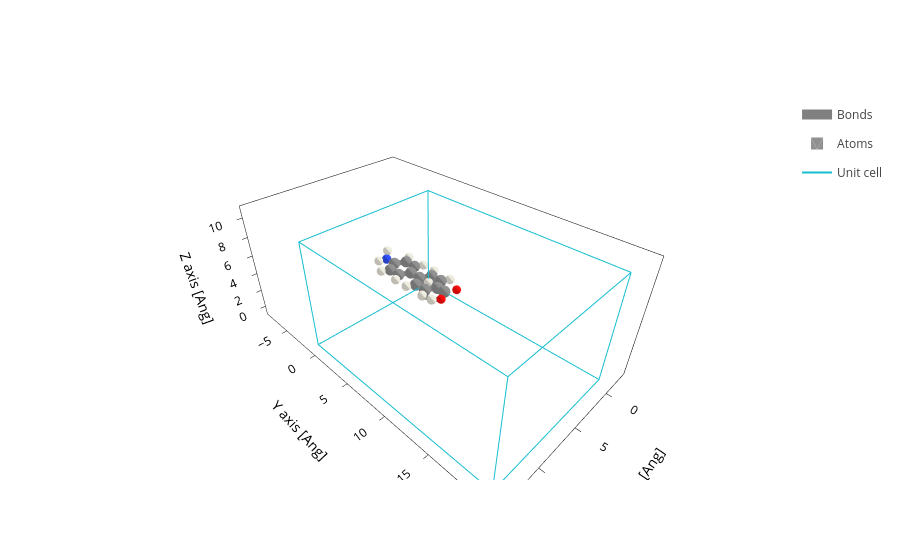

The cell this chart's notebook holds for it:
### Code cell
molecule.plot()

### Figure 1 — Plotly figure (JSON) as saved in the notebook; plotly's stock layout.template omitted (floating-point values rounded to 4 significant figures; data arrays with more than 128 entries replaced by an {"elided": "..."} marker saying what was removed)
{"data": [{"line": {"color": "gray", "width": 10}, "meta": {}, "mode": "lines", "name": "Bonds", "opacity": 1, "type": "scatter3d", "x": {"elided": "693 float values"}, "y": {"elided": "693 float values"}, "z": {"elided": "693 float values"}}, {"alphahull": 0, "color": "#909090", "hovertemplate": "%{meta.position}", "legendgroup": "Atoms", "meta": {"meta": {"Atoms_i": 0}, "position": "(1.23, 0.71, 0.00)"}, "name": "Atoms", "opacity": 1, "showlegend": true, "showscale": false, "type": "mesh3d", "x": {"elided": "225 float values"}, "y": {"elided": "225 float values"}, "z": {"elided": "225 float values"}}, {"alphahull": 0, "color": "#EDEADE", "hovertemplate": "%{meta.position}", "legendgroup": "Atoms", "meta": {"meta": {"Atoms_i": 1}, "position": "(2.16, 1.25, 0.00)"}, "name": "Atoms", "opacity": 1, "showlegend": false, "showscale": false, "type": "mesh3d", "x": {"elided": "225 float values"}, "y": {"elided": "225 float values"}, "z": {"elided": "225 float values"}}, {"alphahull": 0, "color": "#909090", "hovertemplate": "%{meta.position}", "legendgroup": "Atoms", "meta": {"meta": {"Atoms_i": 2}, "position": "(0.00, 1.42, 0.00)"}, "name": "Atoms", "opacity": 1, "showlegend": false, "showscale": false, "type": "mesh3d", "x": {"elided": "225 float values"}, "y": {"elided": "225 float values"}, "z": {"elided": "225 float values"}}, {"alphahull": 0, "color": "#909090", "hovertemplate": "%{meta.position}", "legendgroup": "Atoms", "meta": {"meta": {"Atoms_i": 3}, "position": "(0.00, 2.42, 0.00)"}, "name": "Atoms", "opacity": 1, "showlegend": false, "showscale": false, "type": "mesh3d", "x": {"elided": "225 float values"}, "y": {"elided": "225 float values"}, "z": {"elided": "225 float values"}}, {"alphahull": 0, "color": "#909090", "hovertemplate": "%{meta.position}", "legendgroup": "Atoms", "meta": {"meta": {"Atoms_i": 4}, "position": "(-1.23, 0.71, 0.00)"}, "name": "Atoms", "opacity": 1, "showlegend": false, "showscale": false, "type": "mesh3d", "x": {"elided": "225 float values"}, "y": {"elided": "225 float values"}, "z": {"elided": "225 float values"}}, {"alphahull": 0, "color": "#EDEADE", "hovertemplate": "%{meta.position}", "legendgroup": "Atoms", "meta": {"meta": {"Atoms_i": 5}, "position": "(-2.16, 1.25, 0.00)"}, "name": "Atoms", "opacity": 1, "showlegend": false, "showscale": false, "type": "mesh3d", "x": {"elided": "225 float values"}, "y": {"elided": "225 float values"}, "z": {"elided": "225 float values"}}, {"alphahull": 0, "color": "#909090", "hovertemplate": "%{meta.position}", "legendgroup": "Atoms", "meta": {"meta": {"Atoms_i": 6}, "position": "(-1.23, -0.71, 0.00)"}, "name": "Atoms", "opacity": 1, "showlegend": false, "showscale": false, "type": "mesh3d", "x": {"elided": "225 float values"}, "y": {"elided": "225 float values"}, "z": {"elided": "225 float values"}}, {"alphahull": 0, "color": "#EDEADE", "hovertemplate": "%{meta.position}", "legendgroup": "Atoms", "meta": {"meta": {"Atoms_i": 7}, "position": "(-2.16, -1.25, 0.00)"}, "name": "Atoms", "opacity": 1, "showlegend": false, "showscale": false, "type": "mesh3d", "x": {"elided": "225 float values"}, "y": {"elided": "225 float values"}, "z": {"elided": "225 float values"}}, {"alphahull": 0, "color": "#909090", "hovertemplate": "%{meta.position}", "legendgroup": "Atoms", "meta": {"meta": {"Atoms_i": 8}, "position": "(0.00, -1.42, 0.00)"}, "name": "Atoms", "opacity": 1, "showlegend": false, "showscale": false, "type": "mesh3d", "x": {"elided": "225 float values"}, "y": {"elided": "225 float values"}, "z": {"elided": "225 float values"}}, {"alphahull": 0, "color": "#909090", "hovertemplate": "%{meta.position}", "legendgroup": "Atoms", "meta": {"meta": {"Atoms_i": 9}, "position": "(0.00, -2.84, 0.00)"}, "name": "Atoms", "opacity": 1, "showlegend": false, "showscale": false, "type": "mesh3d", "x": {"elided": "225 float values"}, "y": {"elided": "225 float values"}, "z": {"elided": "225 float values"}}, {"alphahull": 0, "color": "#909090", "hovertemplate": "%{meta.position}", "legendgroup": "Atoms", "meta": {"meta": {"Atoms_i": 10}, "position": "(1.23, -0.71, 0.00)"}, "name": "Atoms", "opacity": 1, "showlegend": false, "showscale": false, "type": "mesh3d", "x": {"elided": "225 float values"}, "y": {"elided": "225 float values"}, "z": {"elided": "225 float values"}}, {"alphahull": 0, "color": "#EDEADE", "hovertemplate": "%{meta.position}", "legendgroup": "Atoms", "meta": {"meta": {"Atoms_i": 11}, "position": "(2.16, -1.25, 0.00)"}, "name": "Atoms", "opacity": 1, "showlegend": false, "showscale": false, "type": "mesh3d", "x": {"elided": "225 float values"}, "y": {"elided": "225 float values"}, "z": {"elided": "225 float values"}}, {"alphahull": 0, "color": "#FF0D0D", "hovertemplate": "%{meta.position}", "legendgroup": "Atoms", "meta": {"meta": {"Atoms_i": 12}, "position": "(1.21, 3.12, 0.00)"}, "name": "Atoms", "opacity": 1, "showlegend": false, "showscale": false, "type": "mesh3d", "x": {"elided": "225 float values"}, "y": {"elided": "225 float values"}, "z": {"elided": "225 float values"}}, {"alphahull": 0, "color": "#FF0D0D", "hovertemplate": "%{meta.position}", "legendgroup": "Atoms", "meta": {"meta": {"Atoms_i": 13}, "position": "(-1.21, 3.12, 0.00)"}, "name": "Atoms", "opacity": 1, "showlegend": false, "showscale": false, "type": "mesh3d", "x": {"elided": "225 float values"}, "y": {"elided": "225 float values"}, "z": {"elided": "225 float values"}}, {"alphahull": 0, "color": "#909090", "hovertemplate": "%{meta.position}", "legendgroup": "Atoms", "meta": {"meta": {"Atoms_i": 14}, "position": "(-0.00, -5.68, 0.00)"}, "name": "Atoms", "opacity": 1, "showlegend": false, "showscale": false, "type": "mesh3d", "x": {"elided": "225 float values"}, "y": {"elided": "225 float values"}, "z": {"elided": "225 float values"}}, {"alphahull": 0, "color": "#3050F8", "hovertemplate": "%{meta.position}", "legendgroup": "Atoms", "meta": {"meta": {"Atoms_i": 15}, "position": "(-0.00, -7.08, 0.00)"}, "name": "Atoms", "opacity": 1, "showlegend": false, "showscale": false, "type": "mesh3d", "x": {"elided": "225 float values"}, "y": {"elided": "225 float values"}, "z": {"elided": "225 float values"}}, {"alphahull": 0, "color": "#909090", "hovertemplate": "%{meta.position}", "legendgroup": "Atoms", "meta": {"meta": {"Atoms_i": 16}, "position": "(1.23, -4.97, 0.00)"}, "name": "Atoms", "opacity": 1, "showlegend": false, "showscale": false, "type": "mesh3d", "x": {"elided": "225 float values"}, "y": {"elided": "225 float values"}, "z": {"elided": "225 float values"}}, {"alphahull": 0, "color": "#EDEADE", "hovertemplate": "%{meta.position}", "legendgroup": "Atoms", "meta": {"meta": {"Atoms_i": 17}, "position": "(2.16, -5.51, 0.00)"}, "name": "Atoms", "opacity": 1, "showlegend": false, "showscale": false, "type": "mesh3d", "x": {"elided": "225 float values"}, "y": {"elided": "225 float values"}, "z": {"elided": "225 float values"}}, {"alphahull": 0, "color": "#909090", "hovertemplate": "%{meta.position}", "legendgroup": "Atoms", "meta": {"meta": {"Atoms_i": 18}, "position": "(1.23, -3.55, 0.00)"}, "name": "Atoms", "opacity": 1, "showlegend": false, "showscale": false, "type": "mesh3d", "x": {"elided": "225 float values"}, "y": {"elided": "225 float values"}, "z": {"elided": "225 float values"}}, {"alphahull": 0, "color": "#EDEADE", "hovertemplate": "%{meta.position}", "legendgroup": "Atoms", "meta": {"meta": {"Atoms_i": 19}, "position": "(2.16, -3.01, 0.00)"}, "name": "Atoms", "opacity": 1, "showlegend": false, "showscale": false, "type": "mesh3d", "x": {"elided": "225 float values"}, "y": {"elided": "225 float values"}, "z": {"elided": "225 float values"}}, {"alphahull": 0, "color": "#909090", "hovertemplate": "%{meta.position}", "legendgroup": "Atoms", "meta": {"meta": {"Atoms_i": 20}, "position": "(-1.23, -3.55, 0.00)"}, "name": "Atoms", "opacity": 1, "showlegend": false, "showscale": false, "type": "mesh3d", "x": {"elided": "225 float values"}, "y": {"elided": "225 float values"}, "z": {"elided": "225 float values"}}, {"alphahull": 0, "color": "#EDEADE", "hovertemplate": "%{meta.position}", "legendgroup": "Atoms", "meta": {"meta": {"Atoms_i": 21}, "position": "(-2.16, -3.01, 0.00)"}, "name": "Atoms", "opacity": 1, "showlegend": false, "showscale": false, "type": "mesh3d", "x": {"elided": "225 float values"}, "y": {"elided": "225 float values"}, "z": {"elided": "225 float values"}}, {"alphahull": 0, "color": "#909090", "hovertemplate": "%{meta.position}", "legendgroup": "Atoms", "meta": {"meta": {"Atoms_i": 22}, "position": "(-1.23, -4.97, 0.00)"}, "name": "Atoms", "opacity": 1, "showlegend": false, "showscale": false, "type": "mesh3d", "x": {"elided": "225 float values"}, "y": {"elided": "225 float values"}, "z": {"elided": "225 float values"}}, {"alphahull": 0, "color": "#EDEADE", "hovertemplate": "%{meta.position}", "legendgroup": "Atoms", "meta": {"meta": {"Atoms_i": 23}, "position": "(-2.16, -5.51, 0.00)"}, "name": "Atoms", "opacity": 1, "showlegend": false, "showscale": false, "type": "mesh3d", "x": {"elided": "225 float values"}, "y": {"elided": "225 float values"}, "z": {"elided": "225 float values"}}, {"alphahull": 0, "color": "#EDEADE", "hovertemplate": "%{meta.position}", "legendgroup": "Atoms", "meta": {"meta": {"Atoms_i": 24}, "position": "(0.94, -7.41, 0.00)"}, "name": "Atoms", "opacity": 1, "showlegend": false, "showscale": false, "type": "mesh3d", "x": {"elided": "225 float values"}, "y": {"elided": "225 float values"}, "z": {"elided": "225 float values"}}, {"alphahull": 0, "color": "#EDEADE", "hovertemplate": "%{meta.position}", "legendgroup": "Atoms", "meta": {"meta": {"Atoms_i": 25}, "position": "(-0.46, -7.42, 0.82)"}, "name": "Atoms", "opacity": 1, "showlegend": false, "showscale": false, "type": "mesh3d", "x": {"elided": "225 float values"}, "y": {"elided": "225 float values"}, "z": {"elided": "225 float values"}}, {"alphahull": 0, "color": "#EDEADE", "hovertemplate": "%{meta.position}", "legendgroup": "Atoms", "meta": {"meta": {"Atoms_i": 26}, "position": "(1.97, 2.46, 0.00)"}, "name": "Atoms", "opacity": 1, "showlegend": false, "showscale": false, "type": "mesh3d", "x": {"elided": "225 float values"}, "y": {"elided": "225 float values"}, "z": {"elided": "225 float values"}}, {"alphahull": 0, "color": "#EDEADE", "hovertemplate": "%{meta.position}", "legendgroup": "Atoms", "meta": {"meta": {"Atoms_i": 27}, "position": "(0.00, 0.00, 0.00)"}, "name": "Atoms", "opacity": 1, "showlegend": false, "showscale": false, "type": "mesh3d", "x": {"elided": "225 float values"}, "y": {"elided": "225 float values"}, "z": {"elided": "225 float values"}}, {"meta": {}, "mode": "lines", "name": "Unit cell", "type": "scatter3d", "x": [0.0, 0.0, 14.33, 14.33, 0.0, 0.0, NaN, 0.0, 0.0, 0.0, 14.33, 14.33, 0.0, NaN, 14.33, 14.33, NaN, 14.33, 14.33], "y": [0.0, 20.54, 20.54, 20.54, 20.54, 20.54, NaN, 20.54, 0.0, 0.0, 0.0, 0.0, 0.0, NaN, 20.54, 0.0, NaN, 20.54, 0.0], "z": [0.0, 0.0, 0.0, 10.82, 10.82, 0.0, NaN, 10.82, 10.82, 0.0, 0.0, 10.82, 10.82, NaN, 0.0, 0.0, NaN, 10.82, 10.82]}], "layout": {"scene": {"aspectmode": "data", "xaxis": {"title": {"text": "X axis [Ang]"}}, "yaxis": {"title": {"text": "Y axis [Ang]"}}, "zaxis": {"title": {"text": "Z axis [Ang]"}}}, "xaxis": {"scaleanchor": "y", "scaleratio": 1, "title": {"text": "X axis [Ang]"}}, "yaxis": {"title": {"text": "Y axis [Ang]"}}}}
